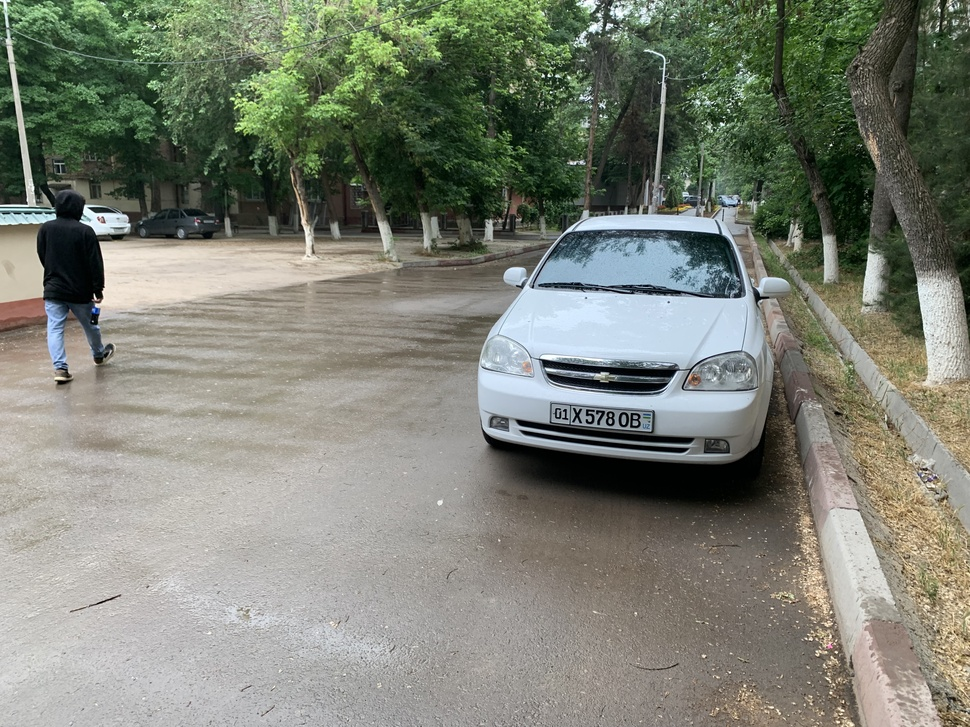
#> input picture storage/python/images/IMG_9806.jpeg, 970 x 727 px, shrunk from 4032 x 3024 before the run
$ python main.py images/IMG_9806.jpeg
#> lines starting #> are read from the running program, lines starting #| are printed output that depends on the picture; after the words box and inside, x2 and y2 are one past the last pixel; in counts of white or black regions, pixels touching at a corner belong together
import cv2.cv2
from matplotlib import pyplot as plt
import numpy as np
import imutils
import easyocr
import uuid
from sys import argv

try:
    filepath = argv[1]
    img = cv2.imread(filepath)  # чтение изображения
#> img is the input picture: shape (727, 970, 3); mean B, G, R 116.8, 129.1, 125
    gray = cv2.cvtColor(img, cv2.COLOR_BGR2GRAY)  # преобраования в серый вид
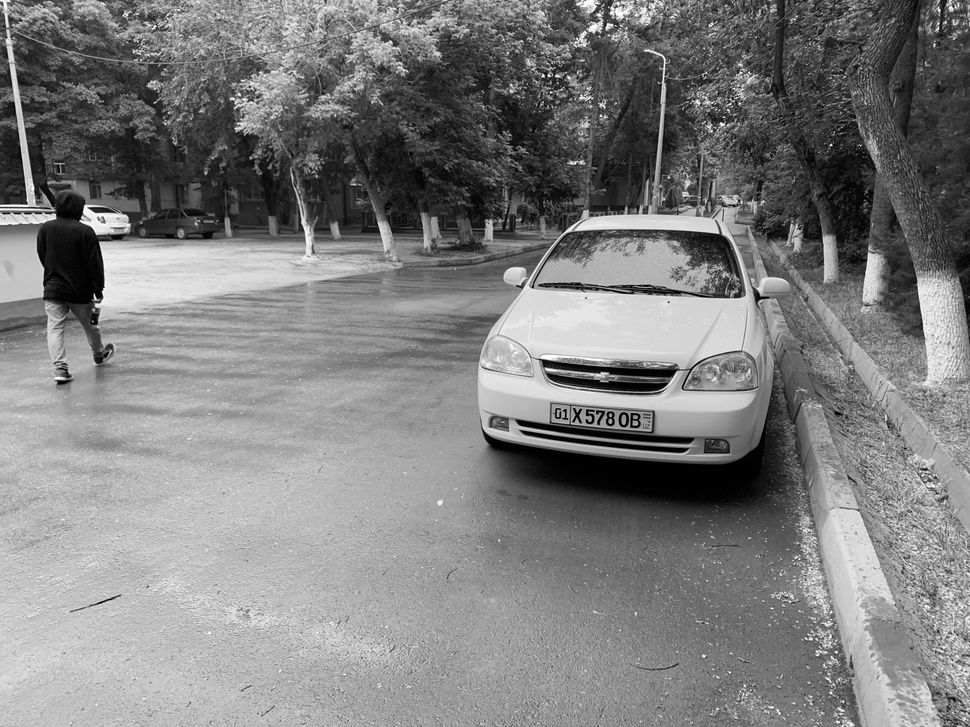
#> gray: shape (727, 970); min 0, max 255, mean 126.5
    bfilter = cv2.bilateralFilter(gray, 11, 17, 17)  # убираем шум
    edged = cv2.Canny(bfilter, 30, 200)  # находим края всех контуров
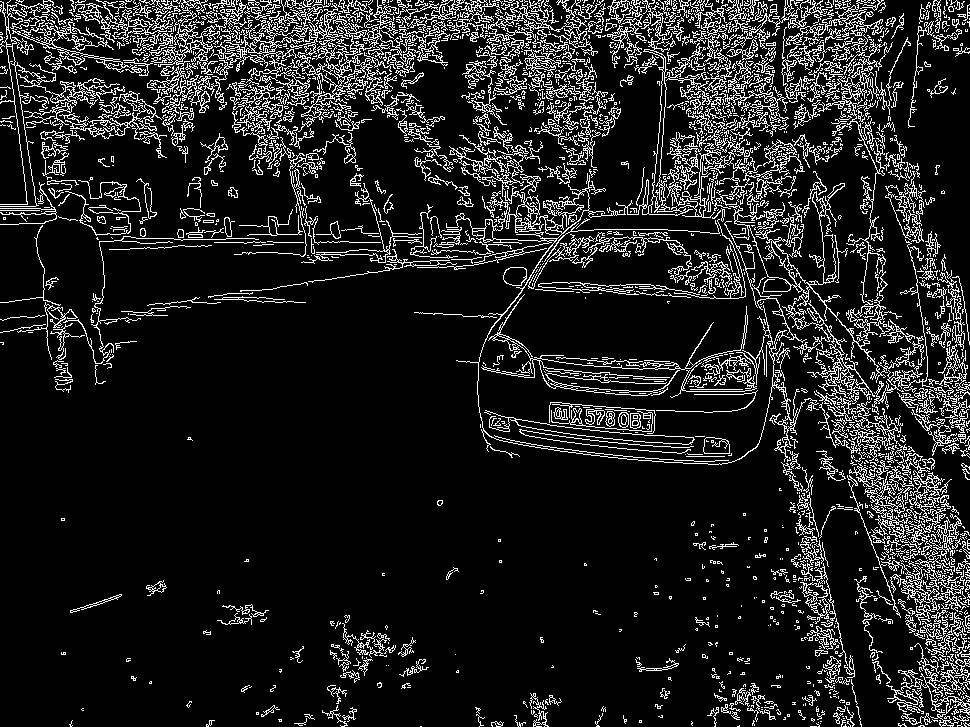
#> edged: shape (727, 970); 12.4% white in thin lines or dots
    keypoints = cv2.findContours(edged.copy(), cv2.RETR_TREE, cv2.CHAIN_APPROX_SIMPLE)  # находим сами контуры
#> keypoints = 4275 contours, 3697 with area under 20; largest, box (x1, y1, x2, y2) and area: (417, 0, 817, 465) 3547, (810, 39, 895, 339) 1315, (213, 0, 349, 72) 1306, (729, 183, 925, 383) 1232, (484, 410, 695, 445) 1176
    contours = imutils.grab_contours(keypoints)  # получаем контуры
#> contours has the same summary as keypoints
    contours = sorted(contours, key=cv2.contourArea, reverse=True)[:10] # берем последние замкнутые квадратные контуры
#> contours = 10 contours; largest, box (x1, y1, x2, y2) and area: (417, 0, 817, 465) 3547, (810, 39, 895, 339) 1315, (213, 0, 349, 72) 1306, (729, 183, 925, 383) 1232, (484, 410, 695, 445) 1176
    location = None
    # проходим по циклу и при обнаружении замкнутого контура, состоящих из 4 точек, ывходим из цикла, записывая координаты точек в location
    for contour in contours:
        approx = cv2.approxPolyDP(contour, 10, True)
        if len(approx) == 4:
            location = approx
            break
#> this loop made 10 passes
#> approx on pass 6: [[515, 420], [693, 439]]

    mask = np.zeros(gray.shape, np.uint8)
    new_image = cv2.drawContours(mask, [location], 0, 255, -1)
    new_image = cv2.bitwise_and(img, img, mask=mask)
    (x, y) = np.where(mask == 255)
    (x1, y1) = (np.min(x), np.min(y))
    (x2, y2) = (np.max(x), np.max(y))
    cropped_image = gray[x1:x2 + 1, y1:y2 + 1]

    reader = easyocr.Reader(['en'])
    result = reader.readtext(cropped_image)
    text = result[0][-2]
    #print(text)
    font = cv2.FONT_HERSHEY_COMPLEX
    res = cv2.putText(img, text=text, org=(approx[0][0][0], approx[1][0][1] + 60), fontFace=font, fontScale=1,
                      color=(0, 255, 0), thickness=2, lineType=cv2.LINE_AA)
    res = cv2.rectangle(img, tuple(approx[0][0]), tuple(approx[2][0]), (0, 255, 0), 3)
    name = '/var/www/html/storage/processed/images/' + str(uuid.uuid1()) + '.png'
    plt.savefig(name)

    print(text + "\n")
    # print(name)
    # plt.imshow(cv2.cvtColor(res, cv2.COLOR_BGR2RGB))
    # plt.show()
except Exception as e:
    print (str(e))
